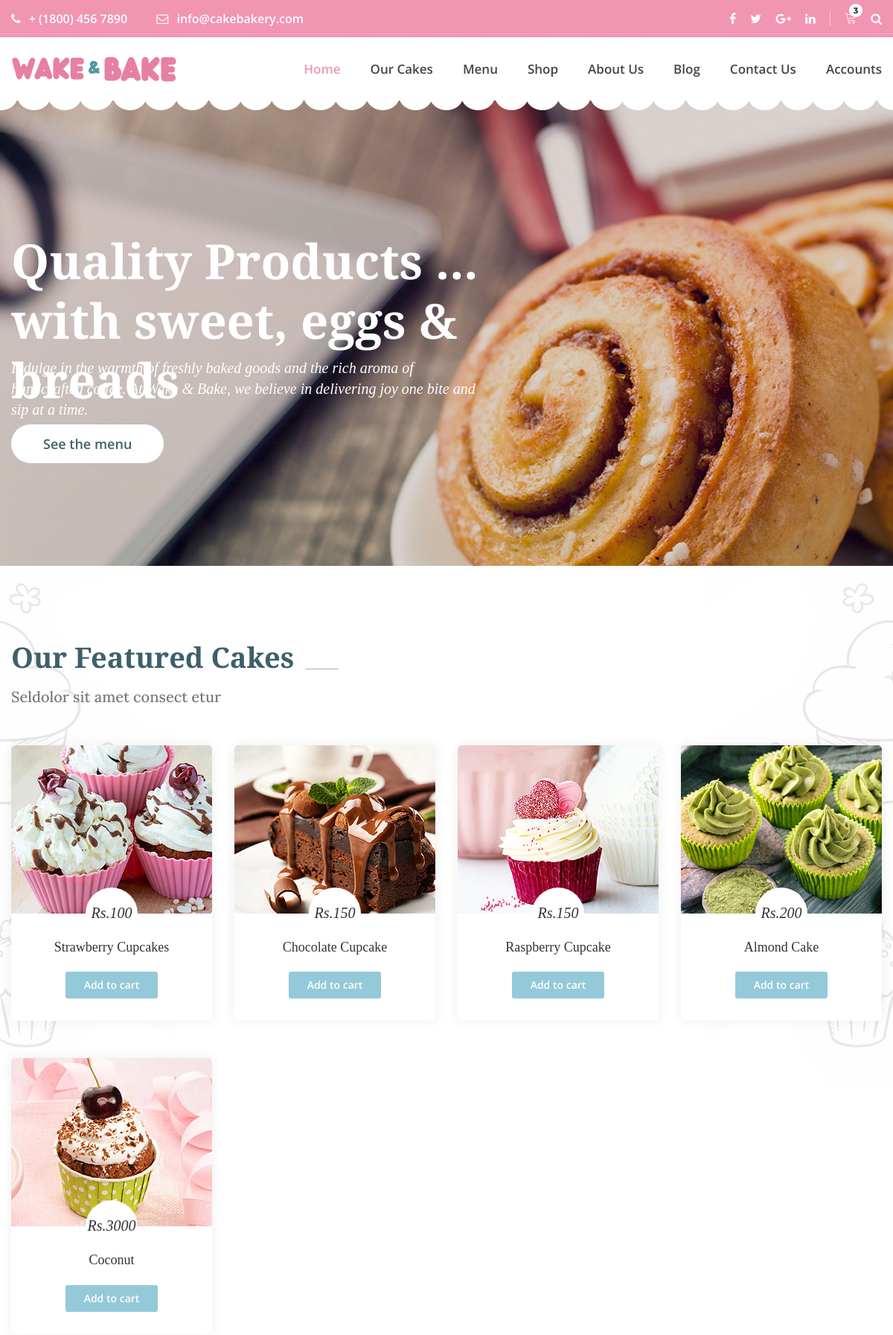
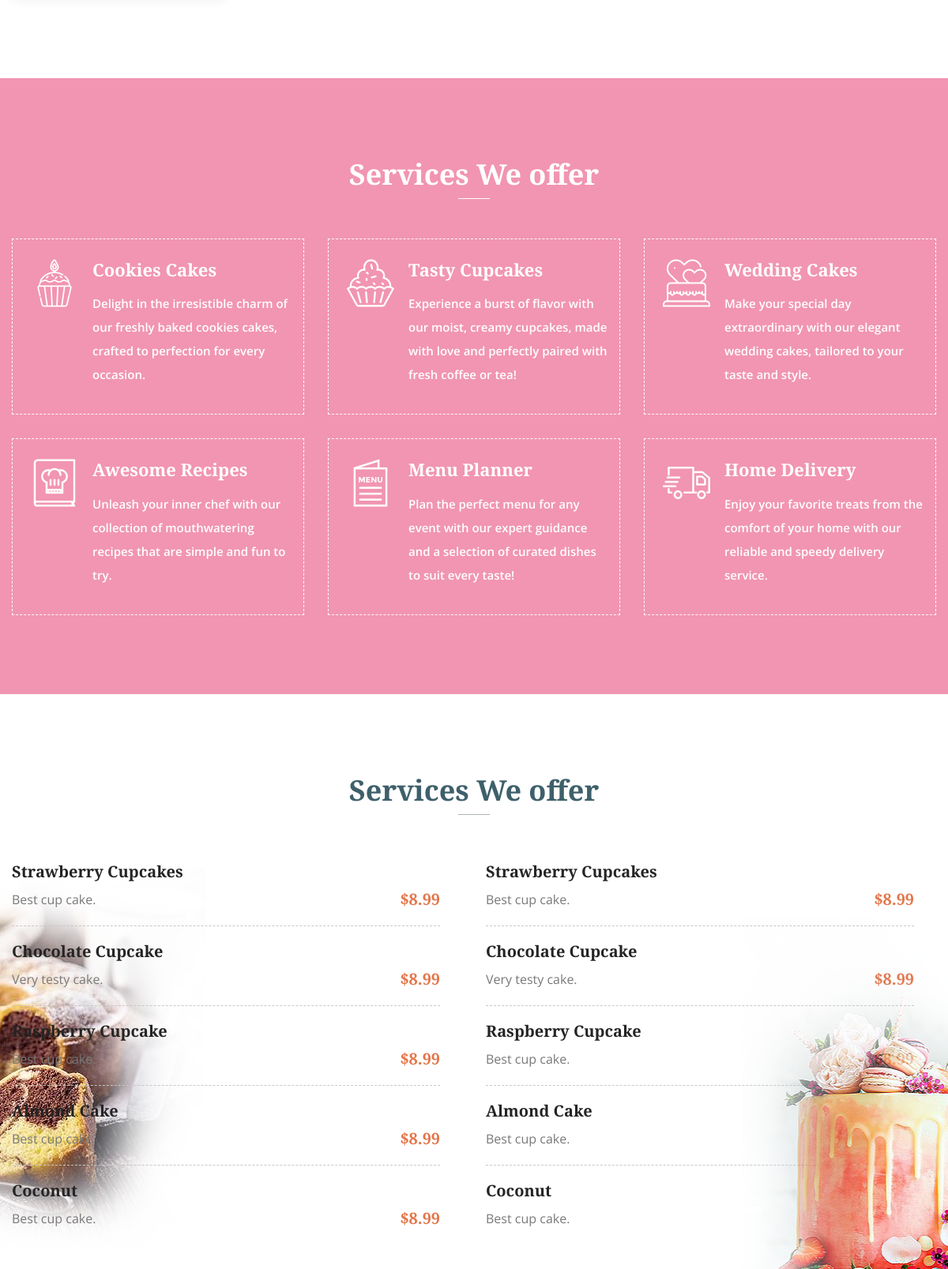
The page / (upper part) on the database its author committed (2 pictures, top to bottom).
### app/models.py (models this page shows, shortened)
class BakeryItem(models.Model):
    class AvailabilityStatus(models.TextChoices):
        AVAILABLE = 'AV', _('Available')
        OUT_OF_STOCK = 'OOS', _('Out of Stock')
        SEASONAL = 'SEA', _('Seasonal')
    name = models.CharField(max_length=200)
    category = models.CharField(max_length=100, blank=True, null=True)  # New category field
    price = models.DecimalField(max_digits=10, decimal_places=2)
    description = models.TextField(blank=True, null=True)
    availability = models.CharField(
        max_length=3, choices=AvailabilityStatus.choices, default=AvailabilityStatus.AVAILABLE
    )
    image = models.ImageField(upload_to="bakery_items", blank=True, null=True)
    created_at = models.DateTimeField(auto_now_add=True)
    updated_at = models.DateTimeField(auto_now=True)

### app/views.py (the view, shortened to what this page needs)
# urls.py: path('', views.HomeView.as_view(), name="home"),
class HomeView(View):
    def get(self, request):
        cupcake = BakeryItem.objects.filter(category='Cupcake')
        return render(request, 'app/index-2.html',
                      {'cupcake': cupcake
                       })

### app/templates/app/index-2.html (shortened to what this page needs)
{% extends 'app/base.html' %}
{% load static %}
{% block main-content %}
        <section class="main_slider_area">
            <div id="main_slider" class="rev_slider" data-version="5.3.1.6">
                <ul>
                    <li data-index="rs-1587" data-transition="fade" data-slotamount="default" data-hideafterloop="0" data-hideslideonmobile="off"  data-easein="default" data-easeout="default" data-masterspeed="300"  data-thumb="img/home-slider/slider-3.jpg"  data-rotate="0"  data-saveperformance="off"  data-title="Creative" data-param1="01" data-param2="" data-param3="" data-param4="" data-param5="" data-param6="" data-param7="" data-param8="" data-param9="" data-param10="" data-description="">
                        <div class="slider_text_box">
                            <div class="tp-caption tp-resizeme first_text"
                            data-x="['left','left','left','15','15']" data-hoffset="['0','0','0','0']"
                            data-y="['top','top','top','top']" data-voffset="['175','175','125','165','160']"
                            data-fontsize="['65','65','65','40','30']"
                            data-lineheight="['80','80','80','50','40']"
                            data-width="['800','800','800','500']"
                            data-height="none"
                            data-whitespace="normal"
                            data-type="text"
                            data-responsive_offset="on"
                            data-frames="[{&quot;delay&quot;:10,&quot;speed&quot;:1500,&quot;frame&quot;:&quot;0&quot;,&quot;from&quot;:&quot;y:[-100%];z:0;rX:0deg;rY:0;rZ:0;sX:1;sY:1;skX:0;skY:0;&quot;,&quot;mask&quot;:&quot;x:0px;y:0px;s:inherit;e:inherit;&quot;,&quot;to&quot;:&quot;o:1;&quot;,&quot;ease&quot;:&quot;Power2.easeInOut&quot;},{&quot;delay&quot;:&quot;wait&quot;,&quot;speed&quot;:1500,&quot;frame&quot;:&quot;999&quot;,&quot;to&quot;:&quot;y:[175%];&quot;,&quot;mask&quot;:&quot;x:inherit;y:inherit;s:inherit;e:inherit;&quot;,&quot;ease&quot;:&quot;Power2.easeInOut&quot;}]"
                            data-textAlign="['left','left','left','left']">Quality Products ... <br /> with sweet, eggs & breads</div>
                            <div class="tp-caption tp-resizeme secand_text"
                                data-x="['left','left','left','15','15']" data-hoffset="['0','0','0','0']"
                                data-y="['top','top','top','top']" data-voffset="['345','345','300','300','250']"
                                data-fontsize="['20','20','20','20','16']"
                                data-lineheight="['28','28','28','28']"
                                data-width="['640','640','640','640','350']"
                                data-height="none"
                                data-whitespace="normal"
                                data-type="text"
                                data-responsive_offset="on"
                                data-transform_idle="o:1;"
                                data-frames="[{&quot;delay&quot;:10,&quot;speed&quot;:1500,&quot;frame&quot;:&quot;0&quot;,&quot;from&quot;:&quot;y:[100%];z:0;rX:0deg;rY:0;rZ:0;sX:1;sY:1;skX:0;skY:0;opacity:0;&quot;,&quot;mask&quot;:&quot;x:0px;y:[100%];s:inherit;e:inherit;&quot;,&quot;to&quot;:&quot;o:1;&quot;,&quot;ease&quot;:&quot;Power2.easeInOut&quot;},{&quot;delay&quot;:&quot;wait&quot;,&quot;speed&quot;:1500,&quot;frame&quot;:&quot;999&quot;,&quot;to&quot;:&quot;y:[175%];&quot;,&quot;mask&quot;:&quot;x:inherit;y:inherit;s:inherit;e:inherit;&quot;,&quot;ease&quot;:&quot;Power2.easeInOut&quot;}]">Indulge in the warmth of freshly baked goods and the rich aroma of handcrafted coffee. At Wake & Bake, we believe in delivering joy one bite and sip at a time.
                            </div>
                            <div class="tp-caption tp-resizeme slider_button"
                               data-x="['left','left','left','15','15']" data-hoffset="['0','0','0','0']"
                                data-y="['top','top','top','top']" data-voffset="['435','435','390','390','360']"
                                data-fontsize="['14','14','14','14']"
                                data-lineheight="['46','46','46','46']"
                                data-width="none"
                                data-height="none"
                                data-whitespace="nowrap"
                                data-type="text"
                                data-responsive_offset="on"
                                data-frames="[{&quot;delay&quot;:10,&quot;speed&quot;:1500,&quot;frame&quot;:&quot;0&quot;,&quot;from&quot;:&quot;y:[100%];z:0;rX:0deg;rY:0;rZ:0;sX:1;sY:1;skX:0;skY:0;opacity:0;&quot;,&quot;mask&quot;:&quot;x:0px;y:[100%];s:inherit;e:inherit;&quot;,&quot;to&quot;:&quot;o:1;&quot;,&quot;ease&quot;:&quot;Power2.easeInOut&quot;},{&quot;delay&quot;:&quot;wait&quot;,&quot;speed&quot;:1500,&quot;frame&quot;:&quot;999&quot;,&quot;to&quot;:&quot;y:[175%];&quot;,&quot;mask&quot;:&quot;x:inherit;y:inherit;s:inherit;e:inherit;&quot;,&quot;ease&quot;:&quot;Power2.easeInOut&quot;}]">
                                <a class="main_btn" href="{% url "menu" %}">See the menu</a>
                            </div>
                        </div>
                    </li>
                </ul>
            </div>
        </section>
        <section class="welcome_bakery_area cake_feature_main p_100">
        	<div class="container">
				<div class="main_title">
					<h2>Our Featured Cakes</h2>
					<h5> Seldolor sit amet consect etur</h5>
				</div>
				<div class="cake_feature_row row">
					{% for item in cupcake %}
					<div class="col-lg-3 col-md-4 col-6">
						<div class="cake_feature_item">
							<div class="cake_img">
								<img src="{{item.image.url}}" alt="{{item.name}}">
							</div>
							<div class="cake_text">
								<h4>Rs.{{item.price|floatformat:0}} </h4>
								<h3>{{item.name}}</h3>
								<a class="pest_btn" href="#">Add to cart</a>
							</div>
						</div>
					</div>
					{% endfor %}
				</div>
        	</div>
        </section>
        <section class="service_we_offer_area p_100">
        	<div class="container">
        		<div class="single_w_title">
        			<h2>Services We offer</h2>
        		</div>
        		<div class="row we_offer_inner">
        			<div class="col-lg-4">
        				<div class="s_we_item">
        					<div class="media">
        						<div class="d-flex">
        							<i class="flaticon-food-6"></i>
        						</div>
        						<div class="media-body">
        							<a href="#"><h4>Cookies Cakes</h4></a>
        							<p>Delight in the irresistible charm of our freshly baked cookies cakes, crafted to perfection for every occasion.</p>
        						</div>
        					</div>
        				</div>
        			</div>
        			<div class="col-lg-4">
        				<div class="s_we_item">
        					<div class="media">
        						<div class="d-flex">
        							<i class="flaticon-food-5"></i>
        						</div>
        						<div class="media-body">
        							<a href="#"><h4>Tasty Cupcakes</h4></a>
        							<p>Experience a burst of flavor with our moist, creamy cupcakes, made with love and perfectly paired with fresh coffee or tea!</p>
        						</div>
        					</div>
        				</div>
        			</div>
        			<div class="col-lg-4">
        				<div class="s_we_item">
        					<div class="media">
        						<div class="d-flex">
        							<i class="flaticon-food-3"></i>
        						</div>
        						<div class="media-body">
        							<a href="#"><h4>Wedding Cakes</h4></a>
        							<p>Make your special day extraordinary with our elegant wedding cakes, tailored to your taste and style.</p>
        						</div>
        					</div>
        				</div>
        			</div>
        			<div class="col-lg-4">
        				<div class="s_we_item">
        					<div class="media">
        						<div class="d-flex">
        							<i class="flaticon-book"></i>
        						</div>
        						<div class="media-body">
        							<a href="#"><h4>Awesome Recipes</h4></a>
        							<p>Unleash your inner chef with our collection of mouthwatering recipes that are simple and fun to try.</p>
        						</div>
        					</div>
        				</div>
        			</div>
        			<div class="col-lg-4">
        				<div class="s_we_item">
        					<div class="media">
        						<div class="d-flex">
        							<i class="flaticon-food-4"></i>
        						</div>
        						<div class="media-body">
        							<a href="#"><h4>Menu Planner</h4></a>
        							<p>Plan the perfect menu for any event with our expert guidance and a selection of curated dishes to suit every taste!</p>
        						</div>
        					</div>
        				</div>
        			</div>
        			<div class="col-lg-4">
        				<div class="s_we_item">
        					<div class="media">
        						<div class="d-flex">
        							<i class="flaticon-transport"></i>
        						</div>
        						<div class="media-body">
        							<a href="#"><h4>Home Delivery</h4></a>
        							<p>Enjoy your favorite treats from the comfort of your home with our reliable and speedy delivery service.</p>
        						</div>
        					</div>
        				</div>
        			</div>
        		</div>
        	</div>
        </section>
        <section class="discover_menu_area menu_d_two">
        	<div class="discover_menu_inner">
        		<div class="container">
        			<div class="single_pest_title">
						<h2>Services We offer</h2>
					</div>
       				<div class="row">
       					<div class="col-lg-6">
       						<div class="discover_item_inner">
								{% for item in cupcake %}
       							<div class="discover_item">
									<h4>{{item.name}}</h4>
									<p>{{item.description}} <span>$8.99</span></p>
								</div>
								{% endfor %}
       						</div>
       					</div>
       					<div class="col-lg-6">
       						<div class="discover_item_inner">
								{% for item in cupcake %}
								<div class="discover_item">
									<h4>{{item.name}}</h4>
									<p>{{item.description}} <span>$8.99</span></p>
							 	</div>
								 {% endfor %}
       						</div>
       					</div>
       					<div class="col-lg-12">
       					</div>
       				</div>
        		</div>
        	</div>
        </section>
		{% endblock main-content %}

### rows shown on the page
BakeryItem: image (picture), price "100", name "Strawberry Cupcakes", description "Best cup cake."
BakeryItem: image (picture), price "150", name "Chocolate Cupcake", description "Very testy cake."
BakeryItem: image (picture), price "150", name "Raspberry Cupcake", description "Best cup cake."
BakeryItem: image (picture), price "200", name "Almond Cake", description "Best cup cake."
BakeryItem: image (picture), price "3000", name "Coconut", description "Best cup cake."
